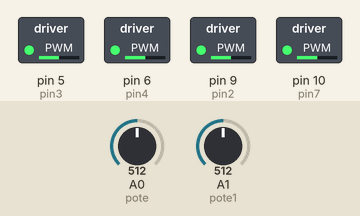
Recording of a sketch running on a simulated Arduino Uno, built with avr-gcc and run on an emulated ATmega328P. On the bench: switched loads named in the sketch (green lamp = pin HIGH). The inputs (shaded band) are chosen by the test bench; at power-on: A0 (pote) = 512, A1 (pote1) = 512.

Above: at 1.2 s.
1.3 s: A0 (pote) set to 716
At 1.9 s:
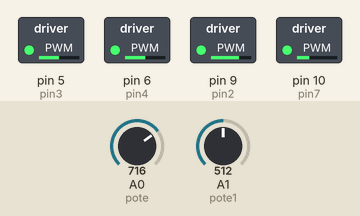
2.8 s: A1 (pote1) set to 716
At 4.0 s:
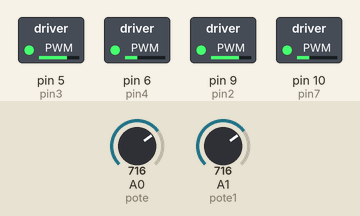
4.3 s: A0 (pote) set to 900
At 5.4 s:
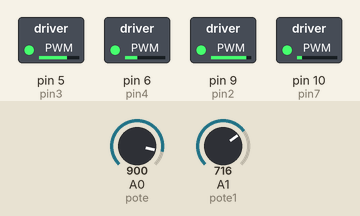
5.8 s: A1 (pote1) set to 900
At 6.5 s:
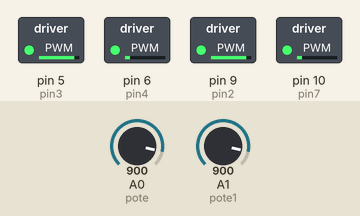
7.3 s: A0 (pote) set to 1023
At 7.6 s:
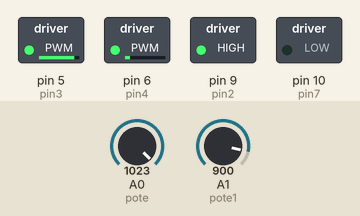
8.8 s: A1 (pote1) set to 1023
At 10.0 s:
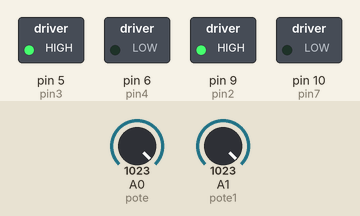
Timing chart, 0 to 11.3 s (numbered marks = the images above; inputs shaded):
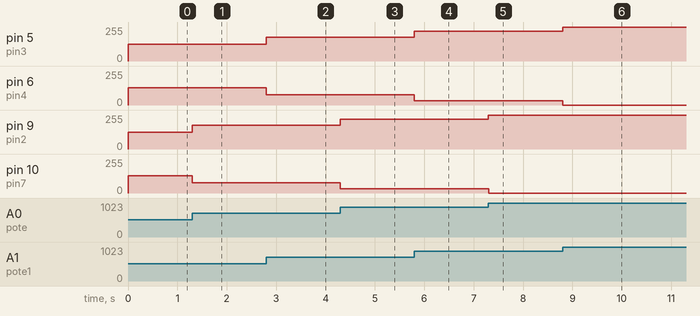

Measured:
- after the input at 1.3 s, pin 9 (pin2): 127/255 → 178/255 at once; pin 10 (pin7): 128/255 → 77/255 at once
- after the input at 2.8 s, pin 5 (pin3): 127/255 → 178/255 at once; pin 6 (pin4): 128/255 → 77/255 at once
- after the input at 4.3 s, pin 9 (pin2): 178/255 → 224/255 at once; pin 10 (pin7): 77/255 → 31/255 at once
- after the input at 5.8 s, pin 5 (pin3): 178/255 → 224/255 at once; pin 6 (pin4): 77/255 → 31/255 at once
- after the input at 7.3 s, pin 9 (pin2): 224/255 → 255/255 at once; pin 10 (pin7): 31/255 → 0/255 at once
- after the input at 8.8 s, pin 5 (pin3): 224/255 → 255/255 at once; pin 6 (pin4): 31/255 → 0/255 at once

The sketch:

Motor_PWM01.ino
```cpp
int pin2=9;   //Entrada 2 del L293D
int pin7=10;
int pin3=5;
int pin4=6; //Entrada 7 del L293D
int pote=A0;
int pote1=A1;
  //Potenciómetro

int valorpote;
int valorpote1;     //Variable que recoge el valor del potenciómetro
int pwm1;          //Variable del PWM 1
int pwm2;          //Variable del PWM 2
int pwm3;          //Variable del PWM 1
int pwm4;
void setup()
{

  pinMode(pin2,OUTPUT);
  pinMode(pin7, OUTPUT);
  pinMode(pin3, OUTPUT);
  pinMode(pin4, OUTPUT);
}

void loop()
{


  valorpote=analogRead(pote);
  valorpote1=analogRead(pote1);

  pwm1 = map(valorpote, 0, 1023, 0, 255);
  pwm2 = map(valorpote, 0, 1023, 255, 0);
  pwm3 = map(valorpote1, 0, 1023, 0, 255);
  pwm4 = map(valorpote1, 0, 1023, 255, 0);

  analogWrite(pin2,pwm1);
  analogWrite(pin7,pwm2);
  analogWrite(pin3,pwm3);
  analogWrite(pin4,pwm4);
}
```
